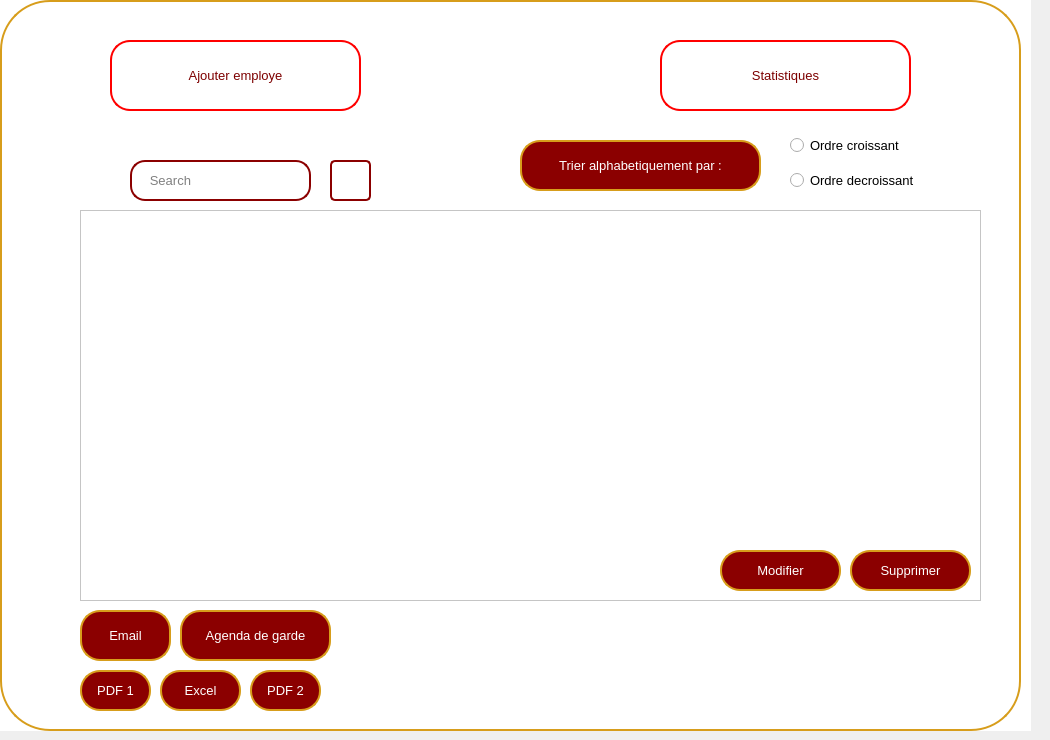
    <widget class="QWidget" name="listeemppage">
     <widget class="QWidget" name="widget_2" native="true">
      <property name="geometry">
       <rect>
        <x>-10</x>
        <y>0</y>
        <width>1041</width>
        <height>731</height>
       </rect>
      </property>
      <property name="font">
       <font>
        <pointsize>10</pointsize>
       </font>
      </property>
      <property name="styleSheet">
       <string notr="true">background-color: rgb(255, 255, 255);</string>
      </property>
      <widget class="QPushButton" name="pushButton_35">
       <property name="geometry">
        <rect>
         <x>10</x>
         <y>0</y>
         <width>1021</width>
         <height>731</height>
        </rect>
       </property>
       <property name="styleSheet">
        <string notr="true">/*QPushButton {
    background-color: white;
    color: darkred;
    border: 2px solid darkred;
    border-radius: 50px; 
    padding: 10px; 
}*/
QPushButton {
    background-color: white;
    color: darkred;
    border: 2px solid rgb(215, 157, 27);
    border-radius: 50px;
    padding: 10px; 
}</string>
       </property>
       <property name="text">
        <string/>
       </property>
      </widget>
      <widget class="QPushButton" name="pushButton_23">
       <property name="geometry">
        <rect>
         <x>670</x>
         <y>550</y>
         <width>121</width>
         <height>41</height>
        </rect>
       </property>
       <property name="styleSheet">
        <string notr="true">QPushButton {
    background-color: darkred;
    color: white;
    border: 2px solid rgb(215, 157, 27);
    border-radius: 20px; 
    padding: 10px; 
}

QPushButton:hover {
    background-color: rgb(215, 157, 27); 
}

QLineEdit {
    border: 2px solid darkred;
    border-radius: 15px; 
    padding: 5px; 
    color: white;
}

QLineEdit:focus {
    border: 2px solid darkred;
    border-radius: 15px; 
    padding: 5px; 
    color: white;
}
</string>
       </property>
       <property name="text">
        <string>Modifier</string>
       </property>
      </widget>
      <widget class="QPushButton" name="pushButton_24">
       <property name="geometry">
        <rect>
         <x>90</x>
         <y>610</y>
         <width>91</width>
         <height>51</height>
        </rect>
       </property>
       <property name="styleSheet">
        <string notr="true">QPushButton {
    background-color: darkred;
    color: white;
    border: 2px solid rgb(215, 157, 27);
    border-radius: 20px; 
    padding: 10px; 
}

QPushButton:hover {
    background-color: rgb(215, 157, 27); 
}

QLineEdit {
    border: 2px solid darkred;
    border-radius: 15px; 
    padding: 5px; 
    color: white;
}

QLineEdit:focus {
    border: 2px solid darkred;
    border-radius: 15px; 
    padding: 5px; 
    color: white;
}
</string>
       </property>
       <property name="text">
        <string>Email</string>
       </property>
      </widget>
      <widget class="QPushButton" name="pb_tri">
       <property name="geometry">
        <rect>
         <x>530</x>
         <y>140</y>
         <width>241</width>
         <height>51</height>
        </rect>
       </property>
       <property name="font">
        <font>
         <pointsize>10</pointsize>
        </font>
       </property>
       <property name="styleSheet">
        <string notr="true">QPushButton {
    background-color: darkred;
    color: white;
    border: 2px solid rgb(215, 157, 27);
    border-radius: 20px; 
    padding: 10px; 
}

QPushButton:hover {
    background-color: rgb(215, 157, 27); 
}

QLineEdit {
    border: 2px solid darkred;
    border-radius: 15px; 
    padding: 5px; 
    color: white;
}

QLineEdit:focus {
    border: 2px solid darkred;
    border-radius: 15px; 
    padding: 5px; 
    color: white;
}
</string>
       </property>
       <property name="text">
        <string>Trier alphabetiquement par :</string>
       </property>
      </widget>
      <widget class="QPushButton" name="AjoutEmp">
       <property name="geometry">
        <rect>
         <x>120</x>
         <y>40</y>
         <width>251</width>
         <height>71</height>
        </rect>
       </property>
       <property name="font">
        <font>
         <family>MS Shell Dlg 2</family>
         <pointsize>10</pointsize>
         <weight>50</weight>
         <italic>false</italic>
         <bold>false</bold>
        </font>
       </property>
       <property name="styleSheet">
        <string notr="true">QPushButton {
    background-color: white;
    color: rgb(125, 0, 0);
    border: 2px solid rgb(255, 0, 0); 
    border-radius: 20px; 
    padding: 10px; 
    transition: background-color 0.3s, color 0.3s; 
}
QPushButton:hover {
    background-color: rgb(215, 157, 27);
    color: white;
    border: 4px solid rgb(215, 157, 27); 
    outline: none; 
}</string>
       </property>
       <property name="text">
        <string>Ajouter employe</string>
       </property>
       <property name="icon">
        <iconset resource="src.qrc">
         <normaloff>:/src/ajoutfinale.png</normaloff>:/src/ajoutfinale.png</iconset>
       </property>
       <property name="iconSize">
        <size>
         <width>100</width>
         <height>50</height>
        </size>
       </property>
      </widget>
      <widget class="QLineEdit" name="lineEdit_3">
       <property name="geometry">
        <rect>
         <x>140</x>
         <y>160</y>
         <width>181</width>
         <height>41</height>
        </rect>
       </property>
       <property name="styleSheet">
        <string notr="true">QLineEdit {
    border: 2px solid darkred;
    border-radius: 15px; /* Make it larger for a circular shape */
    padding: 5px; /* Adjust as needed */
    color: grey;
}

QLineEdit:focus {
    border: 2px solid darkred;
    border-radius: 15px; /* Make it larger for a circular shape */
    padding: 5px; /* Adjust as needed */
    color: grey;
}</string>
       </property>
       <property name="text">
        <string>   Search</string>
       </property>
      </widget>
      <widget class="QPushButton" name="pushButton_25">
       <property name="geometry">
        <rect>
         <x>190</x>
         <y>610</y>
         <width>151</width>
         <height>51</height>
        </rect>
       </property>
       <property name="styleSheet">
        <string notr="true">QPushButton {
    background-color: darkred;
    color: white;
    border: 2px solid rgb(215, 157, 27);
    border-radius: 20px; 
    padding: 10px; 
}

QPushButton:hover {
    background-color: rgb(215, 157, 27); 
}

QLineEdit {
    border: 2px solid darkred;
    border-radius: 15px; 
    padding: 5px; 
    color: white;
}

QLineEdit:focus {
    border: 2px solid darkred;
    border-radius: 15px; 
    padding: 5px; 
    color: white;
}
</string>
       </property>
       <property name="text">
        <string>Agenda de garde</string>
       </property>
      </widget>
      <widget class="QTableView" name="TabE">
       <property name="geometry">
        <rect>
         <x>90</x>
         <y>210</y>
         <width>901</width>
         <height>391</height>
        </rect>
       </property>
      </widget>
      <widget class="QPushButton" name="pbsupp">
       <property name="geometry">
        <rect>
         <x>860</x>
         <y>550</y>
         <width>121</width>
         <height>41</height>
        </rect>
       </property>
       <property name="styleSheet">
        <string notr="true">QPushButton {
    background-color: darkred;
    color: white;
    border: 2px solid rgb(215, 157, 27);
    border-radius: 20px; 
    padding: 10px; 
}

QPushButton:hover {
    background-color: rgb(215, 157, 27); 
}

QLineEdit {
    border: 2px solid darkred;
    border-radius: 15px; 
    padding: 5px; 
    color: white;
}

QLineEdit:focus {
    border: 2px solid darkred;
    border-radius: 15px; 
    padding: 5px; 
    color: white;
}
</string>
       </property>
       <property name="text">
        <string>Supprimer</string>
       </property>
      </widget>
      <widget class="QPushButton" name="stat">
       <property name="geometry">
        <rect>
         <x>670</x>
         <y>40</y>
         <width>251</width>
         <height>71</height>
        </rect>
       </property>
       <property name="font">
        <font>
         <family>MS Shell Dlg 2</family>
         <pointsize>10</pointsize>
         <weight>50</weight>
         <italic>false</italic>
         <bold>false</bold>
        </font>
       </property>
       <property name="styleSheet">
        <string notr="true">QPushButton {
    background-color: white;
    color: rgb(125, 0, 0);
    border: 2px solid rgb(255, 0, 0); 
    border-radius: 20px; 
    padding: 10px; 
    transition: background-color 0.3s, color 0.3s; 
}
QPushButton:hover {
    background-color: rgb(215, 157, 27);
    color: white;
    border: 4px solid rgb(215, 157, 27); 
    outline: none; 
}</string>
       </property>
       <property name="text">
        <string>Statistiques</string>
       </property>
       <property name="icon">
        <iconset resource="src.qrc">
         <normaloff>:/src/statsfinale.png</normaloff>:/src/statsfinale.png</iconset>
       </property>
       <property name="iconSize">
        <size>
         <width>100</width>
         <height>50</height>
        </size>
       </property>
      </widget>
      <widget class="QPushButton" name="pdf_export">
       <property name="geometry">
        <rect>
         <x>90</x>
         <y>670</y>
         <width>71</width>
         <height>41</height>
        </rect>
       </property>
       <property name="styleSheet">
        <string notr="true">QPushButton {
    background-color: darkred;
    color: white;
    border: 2px solid rgb(215, 157, 27);
    border-radius: 20px; 
    padding: 10px; 
}

QPushButton:hover {
    background-color: rgb(215, 157, 27); 
}

QLineEdit {
    border: 2px solid darkred;
    border-radius: 15px; 
    padding: 5px; 
    color: white;
}

QLineEdit:focus {
    border: 2px solid darkred;
    border-radius: 15px; 
    padding: 5px; 
    color: white;
}
</string>
       </property>
       <property name="text">
        <string>PDF 1</string>
       </property>
      </widget>
      <widget class="QPushButton" name="search_button_2">
       <property name="geometry">
        <rect>
         <x>340</x>
         <y>160</y>
         <width>41</width>
         <height>41</height>
        </rect>
       </property>
       <property name="styleSheet">
        <string notr="true">QPushButton {
    background-color: white;
    color: darkred;
    border: 2px solid darkred;
    border-radius: 5px; 
    padding: 10px; 
}</string>
       </property>
       <property name="text">
        <string/>
       </property>
       <property name="icon">
        <iconset>
         <normaloff>src/search.png</normaloff>src/search.png</iconset>
       </property>
      </widget>
      <widget class="QPushButton" name="pbmodiff">
       <property name="geometry">
        <rect>
         <x>730</x>
         <y>550</y>
         <width>121</width>
         <height>41</height>
        </rect>
       </property>
       <property name="styleSheet">
        <string notr="true">QPushButton {
    background-color: darkred;
    color: white;
    border: 2px solid rgb(215, 157, 27);
    border-radius: 20px; 
    padding: 10px; 
}

QPushButton:hover {
    background-color: rgb(215, 157, 27); 
}

QLineEdit {
    border: 2px solid darkred;
    border-radius: 15px; 
    padding: 5px; 
    color: white;
}

QLineEdit:focus {
    border: 2px solid darkred;
    border-radius: 15px; 
    padding: 5px; 
    color: white;
}
</string>
       </property>
       <property name="text">
        <string>Modifier</string>
       </property>
      </widget>
      <widget class="QRadioButton" name="tri_d">
       <property name="geometry">
        <rect>
         <x>800</x>
         <y>170</y>
         <width>171</width>
         <height>21</height>
        </rect>
       </property>
       <property name="styleSheet">
        <string notr="true">font: 10pt &quot;MS Shell Dlg 2&quot;;</string>
       </property>
       <property name="text">
        <string>Ordre decroissant</string>
       </property>
      </widget>
      <widget class="QRadioButton" name="tri_c">
       <property name="geometry">
        <rect>
         <x>800</x>
         <y>130</y>
         <width>161</width>
         <height>31</height>
        </rect>
       </property>
       <property name="styleSheet">
        <string notr="true">font: 10pt &quot;MS Shell Dlg 2&quot;;</string>
       </property>
       <property name="text">
        <string>Ordre croissant</string>
       </property>
      </widget>
      <widget class="QPushButton" name="pdf_button_5">
       <property name="geometry">
        <rect>
         <x>170</x>
         <y>670</y>
         <width>81</width>
         <height>41</height>
        </rect>
       </property>
       <property name="styleSheet">
        <string notr="true">QPushButton {
    background-color: darkred;
    color: white;
    border: 2px solid rgb(215, 157, 27);
    border-radius: 20px; 
    padding: 10px; 
}

QPushButton:hover {
    background-color: rgb(215, 157, 27); 
}

QLineEdit {
    border: 2px solid darkred;
    border-radius: 15px; 
    padding: 5px; 
    color: white;
}

QLineEdit:focus {
    border: 2px solid darkred;
    border-radius: 15px; 
    padding: 5px; 
    color: white;
}
</string>
       </property>
       <property name="text">
        <string>Excel</string>
       </property>
      </widget>
      <widget class="QPushButton" name="pbPDF">
       <property name="geometry">
        <rect>
         <x>260</x>
         <y>670</y>
         <width>71</width>
         <height>41</height>
        </rect>
       </property>
       <property name="styleSheet">
        <string notr="true">QPushButton {
    background-color: darkred;
    color: white;
    border: 2px solid rgb(215, 157, 27);
    border-radius: 20px; 
    padding: 10px; 
}

QPushButton:hover {
    background-color: rgb(215, 157, 27); 
}

QLineEdit {
    border: 2px solid darkred;
    border-radius: 15px; 
    padding: 5px; 
    color: white;
}

QLineEdit:focus {
    border: 2px solid darkred;
    border-radius: 15px; 
    padding: 5px; 
    color: white;
}
</string>
       </property>
       <property name="text">
        <string>PDF 2</string>
       </property>
      </widget>
     </widget>
    </widget>
